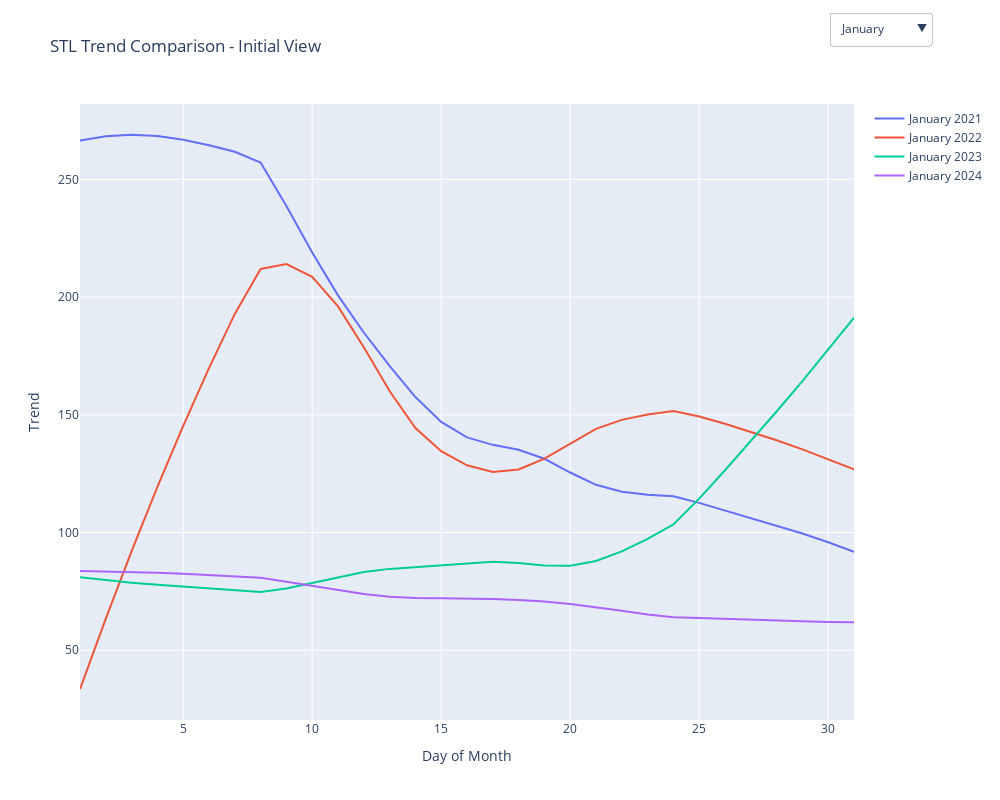

Source (notebook cell):
### Code cell
import pandas as pd
import plotly.graph_objects as go
from statsmodels.tsa.seasonal import STL

# Step 1: Extract components
daily_df['Year'] = daily_df['Datetime'].dt.year.astype(str)
daily_df['Month'] = daily_df['Datetime'].dt.strftime('%B')  # Full month name
daily_df['Day'] = daily_df['Datetime'].dt.day

months = daily_df['Month'].unique()
fig_plotly = go.Figure()
trace_labels = []

# Step 2: Add trend lines grouped by Month (overlaying different years)
for month in sorted(daily_df['Month'].unique(), key=lambda m: pd.to_datetime(m, format='%B').month):
    for year in sorted(daily_df['Year'].unique()):
        month_df = daily_df[(daily_df['Month'] == month) & (daily_df['Year'] == year)]
        if len(month_df) < 14:
            continue

        ts = month_df.set_index('Datetime')['Generation']
        stl = STL(ts, period=7)
        res = stl.fit()

        # Use Day-of-month for x-axis to align across years
        x = month_df['Day'].values
        fig_plotly.add_trace(go.Scatter(
            x=x, y=res.trend,
            mode='lines',
            name=f"{month} {year}",
        ))
        trace_labels.append(month)

# Step 3: Create dropdown for each month to overlay across years
month_buttons = []
for month in sorted(set(trace_labels), key=lambda m: pd.to_datetime(m, format='%B').month):
    visibility = [label == month for label in trace_labels]
    month_buttons.append(dict(
        label=month,
        method='update',
        args=[{'visible': visibility},
              {'title': f"STL Trend Comparison - {month} Across Years",
               'xaxis': {'title': 'Day of Month'}}]
    ))

# Step 4: Layout with dropdown
fig_plotly.update_layout(
    height=800,
    width=1000,
    title_text="STL Trend Comparison - Initial View",
    xaxis_title="Day of Month",
    yaxis_title="Trend",
    updatemenus=[dict(
        active=0,
        buttons=month_buttons,
        direction="down",
        x=1.1,
        y=1.15,
        xanchor="right",
        yanchor="top"
    )]
)

# Step 5: Initial visibility (first month traces only)
first_month = sorted(set(trace_labels), key=lambda m: pd.to_datetime(m, format='%B').month)[0]
for i, label in enumerate(trace_labels):
    fig_plotly.data[i].visible = (label == first_month)

fig_plotly.show()

### Figure 1 — Plotly figure (JSON) as saved in the notebook; plotly's stock layout.template omitted (floating-point values rounded to 4 significant figures)
{"data": [{"mode": "lines", "name": "January 2021", "type": "scatter", "visible": true, "x": [1, 2, 3, 4, 5, 6, 7, 8, 9, 10, 11, 12, 13, 14, 15, 16, 17, 18, 19, 20, 21, 22, 23, 24, 25, 26, 27, 28, 29, 30, 31], "y": [266.4, 268.2, 268.9, 268.4, 266.9, 264.5, 261.7, 257.2, 238.7, 219.0, 200.7, 184.9, 170.8, 157.5, 147.0, 140.4, 137.2, 135.2, 131.3, 125.5, 120.3, 117.3, 116.1, 115.4, 112.6, 109.4, 106.2, 103.0, 99.57, 95.85, 91.8]}, {"mode": "lines", "name": "January 2022", "type": "scatter", "visible": true, "x": [1, 2, 3, 4, 5, 6, 7, 8, 9, 10, 11, 12, 13, 14, 15, 16, 17, 18, 19, 20, 21, 22, 23, 24, 25, 26, 27, 28, 29, 30, 31], "y": [33.47, 63.45, 92.07, 119.3, 145.3, 169.8, 192.9, 212.0, 214.0, 208.6, 196.1, 178.7, 160.1, 144.4, 134.6, 128.6, 125.7, 126.8, 131.4, 137.9, 144.0, 147.9, 150.1, 151.6, 149.3, 146.2, 142.8, 139.2, 135.3, 131.2, 126.8]}, {"mode": "lines", "name": "January 2023", "type": "scatter", "visible": true, "x": [1, 2, 3, 4, 5, 6, 7, 8, 9, 10, 11, 12, 13, 14, 15, 16, 17, 18, 19, 20, 21, 22, 23, 24, 25, 26, 27, 28, 29, 30, 31], "y": [80.97, 79.78, 78.71, 77.78, 77.01, 76.34, 75.66, 74.79, 76.22, 78.55, 81.09, 83.2, 84.57, 85.39, 86.1, 86.9, 87.61, 87.09, 85.96, 85.9, 87.93, 91.97, 97.32, 103.5, 114.4, 126.5, 138.8, 151.4, 164.3, 177.6, 191.2]}, {"mode": "lines", "name": "January 2024", "type": "scatter", "visible": true, "x": [1, 2, 3, 4, 5, 6, 7, 8, 9, 10, 11, 12, 13, 14, 15, 16, 17, 18, 19, 20, 21, 22, 23, 24, 25, 26, 27, 28, 29, 30, 31], "y": [83.7, 83.54, 83.29, 82.96, 82.54, 82.04, 81.48, 80.75, 79.09, 77.36, 75.54, 73.91, 72.77, 72.17, 72.05, 71.99, 71.72, 71.31, 70.68, 69.68, 68.38, 66.82, 65.23, 64.0, 63.67, 63.27, 62.89, 62.56, 62.28, 62.05, 61.86]}, {"mode": "lines", "name": "February 2021", "type": "scatter", "visible": false, "x": [1, 2, 3, 4, 5, 6, 7, 8, 9, 10, 11, 12, 13, 14, 15, 16, 17, 18, 19, 20, 21, 22, 23, 24, 25, 26, 27, 28], "y": [101.6, 102.3, 103.0, 103.8, 104.5, 105.4, 106.2, 107.1, 108.4, 109.4, 109.8, 109.8, 109.6, 109.3, 108.6, 107.5, 106.6, 106.4, 107.1, 108.5, 110.5, 113.5, 116.6, 119.9, 123.3, 126.7, 130.1, 133.6]}, {"mode": "lines", "name": "February 2022", "type": "scatter", "visible": false, "x": [1, 2, 3, 4, 5, 6, 7, 8, 9, 10, 11, 12, 13, 14, 15, 16, 17, 18, 19, 20, 21, 22, 23, 24, 25, 26, 27, 28], "y": [132.5, 129.9, 127.4, 125.0, 122.8, 120.6, 118.4, 116.1, 116.0, 116.8, 117.1, 116.7, 116.4, 116.6, 117.7, 119.9, 123.3, 129.4, 138.7, 151.4, 167.1, 185.7, 204.4, 223.3, 242.3, 261.5, 280.7, 300.0]}, {"mode": "lines", "name": "February 2023", "type": "scatter", "visible": false, "x": [1, 2, 3, 4, 5, 6, 7, 8, 9, 10, 11, 12, 13, 14, 15, 16, 17, 18, 19, 20, 21, 22, 23, 24, 25, 26, 27, 28], "y": [150.6, 152.6, 154.5, 156.5, 158.4, 160.2, 162.1, 164.4, 164.7, 163.4, 161.7, 160.6, 160.3, 161.0, 163.6, 168.4, 174.6, 180.3, 183.5, 183.1, 178.5, 163.3, 146.9, 129.8, 112.0, 93.52, 74.29, 54.37]}, {"mode": "lines", "name": "February 2024", "type": "scatter", "visible": false, "x": [1, 2, 3, 4, 5, 6, 7, 8, 9, 10, 11, 12, 13, 14, 15, 16, 17, 18, 19, 20, 21, 22, 23, 24, 25, 26, 27, 28, 29], "y": [71.79, 73.36, 74.8, 76.04, 77.06, 77.88, 78.67, 79.72, 76.91, 73.69, 71.99, 72.79, 76.73, 86.09, 103.0, 125.9, 150.4, 172.8, 190.6, 202.9, 208.5, 205.2, 185.9, 167.8, 149.6, 130.9, 111.4, 91.33, 70.99]}, {"mode": "lines", "name": "March 2021", "type": "scatter", "visible": false, "x": [1, 2, 3, 4, 5, 6, 7, 8, 9, 10, 11, 12, 13, 14, 15, 16, 17, 18, 19, 20, 21, 22, 23, 24, 25, 26, 27, 28, 29, 30, 31], "y": [163.1, 157.9, 152.9, 148.3, 144.1, 140.1, 136.2, 132.1, 133.2, 135.6, 136.7, 135.4, 132.9, 130.9, 130.5, 132.0, 136.3, 147.0, 166.8, 193.3, 222.0, 248.7, 270.6, 287.3, 285.7, 280.3, 273.6, 265.4, 255.8, 244.7, 232.0]}, {"mode": "lines", "name": "March 2022", "type": "scatter", "visible": false, "x": [1, 2, 3, 4, 5, 6, 7, 8, 9, 10, 11, 12, 13, 14, 15, 16, 17, 18, 19, 20, 21, 22, 23, 24, 25, 26, 27, 28, 29, 30, 31], "y": [163.6, 167.1, 170.5, 173.9, 177.5, 181.1, 184.8, 188.2, 195.0, 205.7, 221.4, 241.5, 264.8, 290.7, 317.5, 342.1, 361.2, 371.9, 373.8, 368.6, 357.9, 343.9, 327.7, 310.9, 302.5, 295.2, 288.2, 281.7, 275.9, 270.8, 266.4]}, {"mode": "lines", "name": "March 2023", "type": "scatter", "visible": false, "x": [1, 2, 3, 4, 5, 6, 7, 8, 9, 10, 11, 12, 13, 14, 15, 16, 17, 18, 19, 20, 21, 22, 23, 24, 25, 26, 27, 28, 29, 30, 31], "y": [-48.2, -34.37, -19.6, -3.985, 12.41, 29.51, 47.24, 67.24, 95.82, 124.7, 153.1, 179.3, 201.6, 218.1, 227.4, 231.1, 232.0, 231.1, 229.5, 228.0, 227.1, 227.7, 229.2, 230.8, 232.1, 233.7, 235.4, 237.1, 238.8, 240.4, 242.1]}, {"mode": "lines", "name": "March 2024", "type": "scatter", "visible": false, "x": [1, 2, 3, 4, 5, 6, 7, 8, 9, 10, 11, 12, 13, 14, 15, 16, 17, 18, 19, 20, 21, 22, 23, 24, 25, 26, 27, 28, 29, 30, 31], "y": [334.7, 316.8, 299.0, 281.8, 265.0, 248.6, 231.9, 213.4, 206.0, 204.4, 204.4, 204.5, 206.1, 210.4, 216.6, 221.3, 223.5, 224.2, 225.1, 228.3, 234.5, 243.1, 253.1, 264.8, 283.9, 304.9, 326.4, 348.4, 370.9, 393.8, 417.3]}, {"mode": "lines", "name": "April 2021", "type": "scatter", "visible": false, "x": [1, 2, 3, 4, 5, 6, 7, 8, 9, 10, 11, 12, 13, 14, 15, 16, 17, 18, 19, 20, 21, 22, 23, 24, 25, 26, 27, 28, 29, 30], "y": [233.1, 233.4, 233.6, 233.6, 233.3, 232.6, 231.8, 230.9, 226.4, 220.4, 213.7, 208.5, 206.9, 210.1, 217.6, 228.4, 241.0, 255.1, 269.7, 282.3, 291.0, 295.8, 297.4, 297.4, 297.6, 297.6, 297.5, 297.3, 297.3, 297.3]}, {"mode": "lines", "name": "April 2022", "type": "scatter", "visible": false, "x": [1, 2, 3, 4, 5, 6, 7, 8, 9, 10, 11, 12, 13, 14, 15, 16, 17, 18, 19, 20, 21, 22, 23, 24, 25, 26, 27, 28, 29, 30], "y": [314.0, 319.8, 325.7, 331.8, 337.9, 343.9, 349.8, 355.8, 360.2, 361.8, 359.7, 353.3, 343.6, 332.7, 322.8, 315.1, 308.6, 302.0, 296.8, 294.0, 292.8, 291.1, 287.0, 281.8, 278.7, 275.9, 273.3, 270.8, 268.4, 266.4]}, {"mode": "lines", "name": "April 2023", "type": "scatter", "visible": false, "x": [1, 2, 3, 4, 5, 6, 7, 8, 9, 10, 11, 12, 13, 14, 15, 16, 17, 18, 19, 20, 21, 22, 23, 24, 25, 26, 27, 28, 29, 30], "y": [272.4, 266.7, 260.9, 255.0, 249.1, 243.2, 237.5, 232.0, 227.8, 227.9, 233.8, 246.8, 266.2, 292.9, 326.8, 364.7, 400.5, 429.5, 449.3, 460.3, 462.9, 456.2, 440.6, 421.4, 404.4, 387.5, 370.6, 353.9, 337.7, 322.1]}, {"mode": "lines", "name": "May 2021", "type": "scatter", "visible": false, "x": [1, 2, 3, 4, 5, 6, 7, 8, 9, 10, 11, 12, 13, 14, 15, 16, 17, 18, 19, 20, 21, 22, 23, 24, 25, 26, 27, 28, 29, 30, 31], "y": [411.8, 418.1, 424.6, 431.3, 438.2, 445.1, 451.9, 458.3, 466.9, 475.8, 482.8, 486.9, 488.3, 487.4, 485.2, 482.3, 478.8, 474.7, 470.9, 468.9, 470.0, 473.9, 478.4, 483.4, 492.2, 502.4, 512.9, 523.6, 534.6, 545.9, 557.6]}, {"mode": "lines", "name": "May 2022", "type": "scatter", "visible": false, "x": [1, 2, 3, 4, 5, 6, 7, 8, 9, 10, 11, 12, 13, 14, 15, 16, 17, 18, 19, 20, 21, 22, 23, 24, 25, 26, 27, 28, 29, 30, 31], "y": [437.3, 436.4, 436.2, 436.9, 438.6, 441.3, 444.5, 448.1, 467.1, 492.5, 522.4, 553.1, 580.6, 602.6, 617.7, 624.2, 621.2, 609.0, 589.0, 565.9, 543.2, 522.5, 504.3, 488.5, 479.7, 473.1, 467.3, 462.1, 457.5, 453.4, 449.9]}, {"mode": "lines", "name": "May 2023", "type": "scatter", "visible": false, "x": [1, 2, 3, 4, 5, 6, 7, 8, 9, 10, 11, 12, 13, 14, 15, 16, 17, 18, 19, 20, 21, 22, 23, 24, 25, 26, 27, 28, 29, 30, 31], "y": [392.3, 399.9, 407.6, 415.3, 423.2, 431.2, 438.8, 445.2, 454.2, 464.8, 474.6, 482.1, 488.2, 495.4, 505.2, 517.2, 531.5, 549.4, 571.1, 595.6, 620.9, 644.1, 662.6, 674.9, 674.4, 673.1, 671.3, 668.7, 665.1, 660.8, 655.8]}, {"mode": "lines", "name": "June 2021", "type": "scatter", "visible": false, "x": [1, 2, 3, 4, 5, 6, 7, 8, 9, 10, 11, 12, 13, 14, 15, 16, 17, 18, 19, 20, 21, 22, 23, 24, 25, 26, 27, 28, 29, 30], "y": [684.7, 684.2, 683.8, 683.4, 683.0, 682.7, 682.3, 682.0, 681.6, 681.7, 682.2, 682.3, 681.6, 680.7, 680.0, 680.0, 680.5, 680.8, 681.1, 682.0, 683.4, 685.2, 686.5, 686.3, 686.1, 685.9, 685.7, 685.4, 685.0, 684.6]}, {"mode": "lines", "name": "June 2022", "type": "scatter", "visible": false, "x": [1, 2, 3, 4, 5, 6, 7, 8, 9, 10, 11, 12, 13, 14, 15, 16, 17, 18, 19, 20, 21, 22, 23, 24, 25, 26, 27, 28, 29, 30], "y": [366.8, 397.0, 426.4, 455.0, 482.8, 509.9, 536.5, 561.9, 576.2, 587.9, 598.5, 607.9, 615.7, 621.9, 625.0, 621.7, 607.3, 582.5, 552.6, 522.4, 496.0, 477.2, 469.1, 498.2, 531.7, 566.9, 604.3, 644.3, 687.0, 732.2]}, {"mode": "lines", "name": "June 2023", "type": "scatter", "visible": false, "x": [1, 2, 3, 4, 5, 6, 7, 8, 9, 10, 11, 12, 13, 14, 15, 16, 17, 18, 19, 20, 21, 22, 23, 24, 25, 26, 27, 28, 29, 30], "y": [656.5, 653.2, 650.7, 649.1, 648.2, 647.8, 647.9, 649.9, 660.1, 670.4, 679.6, 686.9, 692.7, 697.1, 698.4, 696.2, 691.1, 684.1, 677.1, 670.2, 661.8, 651.6, 639.7, 628.9, 619.1, 609.3, 599.7, 590.1, 580.8, 571.9]}, {"mode": "lines", "name": "July 2021", "type": "scatter", "visible": false, "x": [1, 2, 3, 4, 5, 6, 7, 8, 9, 10, 11, 12, 13, 14, 15, 16, 17, 18, 19, 20, 21, 22, 23, 24, 25, 26, 27, 28, 29, 30, 31], "y": [693.0, 692.7, 692.3, 692.0, 691.6, 691.3, 690.9, 689.8, 688.7, 688.7, 689.1, 688.7, 687.5, 685.1, 682.8, 683.3, 686.3, 688.2, 686.8, 682.7, 677.7, 672.4, 663.8, 649.7, 631.2, 615.1, 599.3, 583.5, 567.6, 551.7, 536.1]}, {"mode": "lines", "name": "July 2022", "type": "scatter", "visible": false, "x": [1, 2, 3, 4, 5, 6, 7, 8, 9, 10, 11, 12, 13, 14, 15, 16, 17, 18, 19, 20, 21, 22, 23, 24, 25, 26, 27, 28, 29, 30, 31], "y": [718.4, 701.7, 686.0, 671.4, 657.7, 645.1, 633.8, 626.4, 628.1, 633.8, 643.5, 655.5, 666.9, 673.9, 676.2, 679.5, 683.9, 686.5, 685.2, 680.9, 676.5, 673.1, 667.7, 658.7, 648.5, 640.0, 631.7, 623.5, 615.4, 607.3, 599.6]}, {"mode": "lines", "name": "July 2023", "type": "scatter", "visible": false, "x": [1, 2, 3, 4, 5, 6, 7, 8, 9, 10, 11, 12, 13, 14, 15, 16, 17, 18, 19, 20, 21, 22, 23, 24, 25, 26, 27, 28, 29, 30, 31], "y": [829.1, 787.6, 746.9, 707.6, 669.7, 633.0, 596.7, 559.0, 549.7, 553.9, 567.1, 589.3, 617.9, 646.3, 669.4, 682.9, 686.0, 686.6, 687.4, 686.8, 686.7, 689.4, 696.2, 705.6, 706.4, 705.5, 704.2, 702.3, 699.7, 696.2, 691.8]}, {"mode": "lines", "name": "August 2020", "type": "scatter", "visible": false, "x": [1, 2, 3, 4, 5, 6, 7, 8, 9, 10, 11, 12, 13, 14, 15, 16, 17, 18, 19, 20, 21, 22, 23, 24, 25, 26, 27, 28, 29, 30, 31], "y": [696.4, 695.2, 693.8, 692.4, 690.9, 689.4, 687.7, 684.9, 683.7, 685.4, 687.3, 687.6, 686.1, 683.7, 681.1, 673.9, 657.8, 636.8, 616.3, 599.1, 586.1, 575.9, 568.6, 568.4, 580.8, 591.0, 600.8, 611.0, 621.6, 632.6, 643.5]}, {"mode": "lines", "name": "August 2021", "type": "scatter", "visible": false, "x": [1, 2, 3, 4, 5, 6, 7, 8, 9, 10, 11, 12, 13, 14, 15, 16, 17, 18, 19, 20, 21, 22, 23, 24, 25, 26, 27, 28, 29, 30, 31], "y": [696.3, 696.4, 696.4, 696.5, 696.5, 696.6, 696.6, 696.6, 696.3, 696.0, 695.7, 694.8, 693.7, 692.6, 691.8, 691.4, 691.3, 691.3, 691.6, 692.4, 693.4, 694.4, 695.1, 695.3, 695.2, 695.0, 694.9, 694.7, 694.4, 694.2, 693.9]}, {"mode": "lines", "name": "August 2022", "type": "scatter", "visible": false, "x": [1, 2, 3, 4, 5, 6, 7, 8, 9, 10, 11, 12, 13, 14, 15, 16, 17, 18, 19, 20, 21, 22, 23, 24, 25, 26, 27, 28, 29, 30, 31], "y": [686.9, 686.1, 685.0, 683.8, 682.4, 680.9, 679.3, 677.3, 673.7, 671.0, 669.8, 669.9, 670.4, 671.2, 672.7, 674.9, 675.6, 672.9, 666.6, 659.3, 652.8, 648.0, 644.8, 644.0, 651.5, 660.1, 669.2, 678.7, 688.8, 699.4, 710.6]}, {"mode": "lines", "name": "August 2023", "type": "scatter", "visible": false, "x": [1, 2, 3, 4, 5, 6, 7, 8, 9, 10, 11, 12, 13, 14, 15, 16, 17, 18, 19, 20, 21, 22, 23, 24, 25, 26, 27, 28, 29, 30, 31], "y": [728.4, 727.7, 727.0, 726.3, 725.6, 724.8, 723.9, 723.2, 721.9, 719.2, 714.6, 709.2, 704.7, 701.7, 700.4, 700.8, 702.5, 706.1, 711.2, 716.5, 720.6, 722.0, 720.9, 718.5, 714.0, 709.2, 704.3, 699.2, 694.1, 688.9, 683.7]}, {"mode": "lines", "name": "September 2020", "type": "scatter", "visible": false, "x": [1, 2, 3, 4, 5, 6, 7, 8, 9, 10, 11, 12, 13, 14, 15, 16, 17, 18, 19, 20, 21, 22, 23, 24, 25, 26, 27, 28, 29, 30], "y": [690.1, 690.2, 690.1, 689.9, 689.8, 689.7, 689.5, 688.9, 688.3, 688.2, 688.6, 688.4, 686.9, 683.9, 679.7, 675.2, 671.1, 666.8, 661.0, 652.9, 642.3, 629.6, 613.8, 587.0, 558.6, 529.6, 500.0, 469.7, 438.6, 406.6]}, {"mode": "lines", "name": "September 2021", "type": "scatter", "visible": false, "x": [1, 2, 3, 4, 5, 6, 7, 8, 9, 10, 11, 12, 13, 14, 15, 16, 17, 18, 19, 20, 21, 22, 23, 24, 25, 26, 27, 28, 29, 30], "y": [607.6, 615.8, 624.4, 633.1, 642.0, 650.8, 659.5, 668.8, 676.2, 679.2, 676.1, 666.8, 653.3, 638.6, 624.9, 613.3, 603.0, 594.1, 587.5, 582.7, 577.4, 568.7, 554.5, 534.6, 516.3, 498.0, 479.4, 460.6, 441.7, 422.9]}, {"mode": "lines", "name": "September 2022", "type": "scatter", "visible": false, "x": [1, 2, 3, 4, 5, 6, 7, 8, 9, 10, 11, 12, 13, 14, 15, 16, 17, 18, 19, 20, 21, 22, 23, 24, 25, 26, 27, 28, 29, 30], "y": [681.6, 679.6, 677.7, 676.0, 674.5, 673.2, 672.1, 671.4, 672.3, 672.8, 672.7, 671.2, 666.2, 654.7, 636.6, 614.9, 593.4, 573.7, 555.0, 537.4, 522.8, 512.5, 505.9, 496.6, 485.2, 473.4, 461.4, 448.9, 435.9, 422.1]}, {"mode": "lines", "name": "September 2023", "type": "scatter", "visible": false, "x": [1, 2, 3, 4, 5, 6, 7, 8, 9, 10, 11, 12, 13, 14, 15, 16, 17, 18, 19, 20, 21, 22, 23, 24, 25, 26, 27, 28, 29, 30], "y": [709.4, 705.2, 701.4, 697.9, 694.8, 691.9, 689.4, 687.8, 690.0, 693.1, 696.9, 701.0, 704.8, 707.5, 708.5, 707.1, 702.0, 691.3, 674.5, 652.2, 624.8, 592.2, 554.9, 513.7, 473.8, 434.1, 394.3, 354.5, 314.8, 275.4]}, {"mode": "lines", "name": "October 2020", "type": "scatter", "visible": false, "x": [1, 2, 3, 4, 5, 6, 7, 8, 9, 10, 11, 12, 13, 14, 15, 16, 17, 18, 19, 20, 21, 22, 23, 24, 25, 26, 27, 28, 29, 30, 31], "y": [352.0, 351.3, 350.5, 349.6, 348.6, 347.4, 346.2, 345.0, 341.4, 336.1, 329.6, 322.4, 314.9, 307.2, 299.3, 291.5, 284.2, 277.3, 270.4, 262.7, 253.6, 243.5, 232.5, 220.5, 206.8, 193.0, 179.1, 165.2, 151.1, 137.0, 122.8]}, {"mode": "lines", "name": "October 2021", "type": "scatter", "visible": false, "x": [1, 2, 3, 4, 5, 6, 7, 8, 9, 10, 11, 12, 13, 14, 15, 16, 17, 18, 19, 20, 21, 22, 23, 24, 25, 26, 27, 28, 29, 30, 31], "y": [552.6, 519.1, 486.2, 454.0, 422.6, 391.7, 361.3, 331.3, 313.1, 299.8, 288.6, 278.6, 270.3, 263.5, 257.5, 251.5, 245.8, 243.9, 247.1, 253.9, 261.8, 268.3, 271.7, 272.3, 261.8, 249.2, 235.9, 221.8, 206.8, 190.9, 174.2]}, {"mode": "lines", "name": "October 2022", "type": "scatter", "visible": false, "x": [1, 2, 3, 4, 5, 6, 7, 8, 9, 10, 11, 12, 13, 14, 15, 16, 17, 18, 19, 20, 21, 22, 23, 24, 25, 26, 27, 28, 29, 30, 31], "y": [322.4, 312.0, 302.0, 292.3, 282.9, 273.7, 264.8, 257.1, 251.8, 246.6, 241.7, 237.1, 232.2, 226.2, 219.3, 213.2, 208.7, 206.0, 204.7, 204.1, 203.9, 203.8, 202.6, 199.5, 192.2, 184.5, 176.5, 168.2, 159.6, 150.7, 141.6]}, {"mode": "lines", "name": "October 2023", "type": "scatter", "visible": false, "x": [1, 2, 3, 4, 5, 6, 7, 8, 9, 10, 11, 12, 13, 14, 15, 16, 17, 18, 19, 20, 21, 22, 23, 24, 25, 26, 27, 28, 29, 30, 31], "y": [304.2, 298.4, 292.6, 286.9, 281.2, 275.4, 269.9, 265.5, 263.6, 260.8, 259.3, 263.9, 274.9, 287.9, 298.3, 303.6, 304.5, 302.8, 296.9, 284.7, 266.4, 245.3, 226.6, 213.9, 207.9, 201.3, 194.9, 189.1, 183.8, 178.9, 174.3]}, {"mode": "lines", "name": "November 2020", "type": "scatter", "visible": false, "x": [1, 2, 3, 4, 5, 6, 7, 8, 9, 10, 11, 12, 13, 14, 15, 16, 17, 18, 19, 20, 21, 22, 23, 24, 25, 26, 27, 28, 29, 30], "y": [150.0, 146.8, 143.8, 141.0, 138.4, 136.0, 133.7, 132.2, 132.7, 132.8, 132.3, 131.9, 131.5, 130.4, 128.4, 125.6, 123.0, 121.6, 121.1, 120.9, 120.9, 120.8, 121.1, 122.0, 122.6, 123.2, 123.7, 124.2, 124.8, 125.3]}, {"mode": "lines", "name": "November 2021", "type": "scatter", "visible": false, "x": [1, 2, 3, 4, 5, 6, 7, 8, 9, 10, 11, 12, 13, 14, 15, 16, 17, 18, 19, 20, 21, 22, 23, 24, 25, 26, 27, 28, 29, 30], "y": [185.4, 179.5, 173.7, 168.0, 162.2, 156.6, 151.2, 146.5, 141.0, 135.9, 133.2, 132.5, 132.0, 130.7, 128.7, 127.4, 127.7, 128.1, 127.1, 124.8, 122.7, 122.0, 122.1, 120.6, 119.2, 117.8, 116.4, 115.0, 113.5, 112.0]}, {"mode": "lines", "name": "November 2022", "type": "scatter", "visible": false, "x": [1, 2, 3, 4, 5, 6, 7, 8, 9, 10, 11, 12, 13, 14, 15, 16, 17, 18, 19, 20, 21, 22, 23, 24, 25, 26, 27, 28, 29, 30], "y": [140.6, 146.0, 151.2, 156.3, 161.3, 166.1, 170.7, 174.6, 177.3, 179.1, 179.4, 178.6, 177.0, 175.0, 172.4, 168.7, 163.9, 158.9, 154.3, 149.6, 145.0, 140.8, 136.8, 133.7, 130.6, 127.6, 124.5, 121.5, 118.6, 115.6]}, {"mode": "lines", "name": "November 2023", "type": "scatter", "visible": false, "x": [1, 2, 3, 4, 5, 6, 7, 8, 9, 10, 11, 12, 13, 14, 15, 16, 17, 18, 19, 20, 21, 22, 23, 24, 25, 26, 27, 28, 29, 30], "y": [155.8, 157.2, 158.8, 160.4, 162.1, 163.8, 165.4, 167.4, 168.6, 167.6, 164.4, 159.0, 152.4, 145.6, 138.8, 132.2, 127.1, 123.9, 122.9, 123.7, 124.7, 125.3, 125.3, 124.1, 122.8, 121.4, 119.8, 118.2, 116.5, 114.7]}, {"mode": "lines", "name": "December 2020", "type": "scatter", "visible": false, "x": [1, 2, 3, 4, 5, 6, 7, 8, 9, 10, 11, 12, 13, 14, 15, 16, 17, 18, 19, 20, 21, 22, 23, 24, 25, 26, 27, 28, 29, 30, 31], "y": [109.2, 110.7, 112.5, 114.5, 116.8, 119.2, 121.7, 124.7, 129.9, 134.9, 138.5, 140.3, 140.4, 138.5, 134.7, 129.3, 123.1, 117.1, 112.4, 108.9, 106.7, 105.4, 104.7, 104.4, 104.4, 104.4, 104.4, 104.3, 104.3, 104.2, 104.1]}, {"mode": "lines", "name": "December 2021", "type": "scatter", "visible": false, "x": [1, 2, 3, 4, 5, 6, 7, 8, 9, 10, 11, 12, 13, 14, 15, 16, 17, 18, 19, 20, 21, 22, 23, 24, 25, 26, 27, 28, 29, 30, 31], "y": [87.2, 88.27, 89.29, 90.23, 91.1, 91.9, 92.68, 93.41, 93.06, 92.35, 91.46, 90.58, 89.74, 88.94, 88.23, 87.69, 87.29, 86.89, 86.23, 85.28, 84.23, 83.25, 82.41, 81.8, 81.76, 81.84, 81.97, 82.15, 82.38, 82.66, 82.99]}, {"mode": "lines", "name": "December 2022", "type": "scatter", "visible": false, "x": [1, 2, 3, 4, 5, 6, 7, 8, 9, 10, 11, 12, 13, 14, 15, 16, 17, 18, 19, 20, 21, 22, 23, 24, 25, 26, 27, 28, 29, 30, 31], "y": [114.4, 113.7, 113.1, 112.5, 112.0, 111.4, 110.9, 110.2, 110.1, 109.9, 109.5, 108.9, 108.4, 107.8, 107.1, 106.0, 104.3, 102.1, 99.72, 96.91, 93.87, 90.85, 87.9, 85.2, 83.72, 82.51, 81.38, 80.33, 79.38, 78.53, 77.82]}, {"mode": "lines", "name": "December 2023", "type": "scatter", "visible": false, "x": [1, 2, 3, 4, 5, 6, 7, 8, 9, 10, 11, 12, 13, 14, 15, 16, 17, 18, 19, 20, 21, 22, 23, 24, 25, 26, 27, 28, 29, 30, 31], "y": [125.3, 122.0, 118.7, 115.6, 112.5, 109.4, 106.5, 103.7, 102.0, 100.7, 99.98, 99.79, 99.7, 99.33, 98.37, 96.7, 94.54, 92.02, 89.12, 86.06, 83.16, 80.64, 78.75, 77.39, 76.69, 75.96, 75.25, 74.59, 73.96, 73.35, 72.74]}], "layout": {"height": 800, "title": {"text": "STL Trend Comparison - Initial View"}, "updatemenus": [{"active": 0, "buttons": [{"args": [{"visible": [true, true, true, true, false, false, false, false, false, false, false, false, false, false, false, false, false, false, false, false, false, false, false, false, false, false, false, false, false, false, false, false, false, false, false, false, false, false, false, false, false, false, false, false]}, {"title": "STL Trend Comparison - January Across Years", "xaxis": {"title": "Day of Month"}}], "label": "January", "method": "update"}, {"args": [{"visible": [false, false, false, false, true, true, true, true, false, false, false, false, false, false, false, false, false, false, false, false, false, false, false, false, false, false, false, false, false, false, false, false, false, false, false, false, false, false, false, false, false, false, false, false]}, {"title": "STL Trend Comparison - February Across Years", "xaxis": {"title": "Day of Month"}}], "label": "February", "method": "update"}, {"args": [{"visible": [false, false, false, false, false, false, false, false, true, true, true, true, false, false, false, false, false, false, false, false, false, false, false, false, false, false, false, false, false, false, false, false, false, false, false, false, false, false, false, false, false, false, false, false]}, {"title": "STL Trend Comparison - March Across Years", "xaxis": {"title": "Day of Month"}}], "label": "March", "method": "update"}, {"args": [{"visible": [false, false, false, false, false, false, false, false, false, false, false, false, true, true, true, false, false, false, false, false, false, false, false, false, false, false, false, false, false, false, false, false, false, false, false, false, false, false, false, false, false, false, false, false]}, {"title": "STL Trend Comparison - April Across Years", "xaxis": {"title": "Day of Month"}}], "label": "April", "method": "update"}, {"args": [{"visible": [false, false, false, false, false, false, false, false, false, false, false, false, false, false, false, true, true, true, false, false, false, false, false, false, false, false, false, false, false, false, false, false, false, false, false, false, false, false, false, false, false, false, false, false]}, {"title": "STL Trend Comparison - May Across Years", "xaxis": {"title": "Day of Month"}}], "label": "May", "method": "update"}, {"args": [{"visible": [false, false, false, false, false, false, false, false, false, false, false, false, false, false, false, false, false, false, true, true, true, false, false, false, false, false, false, false, false, false, false, false, false, false, false, false, false, false, false, false, false, false, false, false]}, {"title": "STL Trend Comparison - June Across Years", "xaxis": {"title": "Day of Month"}}], "label": "June", "method": "update"}, {"args": [{"visible": [false, false, false, false, false, false, false, false, false, false, false, false, false, false, false, false, false, false, false, false, false, true, true, true, false, false, false, false, false, false, false, false, false, false, false, false, false, false, false, false, false, false, false, false]}, {"title": "STL Trend Comparison - July Across Years", "xaxis": {"title": "Day of Month"}}], "label": "July", "method": "update"}, {"args": [{"visible": [false, false, false, false, false, false, false, false, false, false, false, false, false, false, false, false, false, false, false, false, false, false, false, false, true, true, true, true, false, false, false, false, false, false, false, false, false, false, false, false, false, false, false, false]}, {"title": "STL Trend Comparison - August Across Years", "xaxis": {"title": "Day of Month"}}], "label": "August", "method": "update"}, {"args": [{"visible": [false, false, false, false, false, false, false, false, false, false, false, false, false, false, false, false, false, false, false, false, false, false, false, false, false, false, false, false, true, true, true, true, false, false, false, false, false, false, false, false, false, false, false, false]}, {"title": "STL Trend Comparison - September Across Years", "xaxis": {"title": "Day of Month"}}], "label": "September", "method": "update"}, {"args": [{"visible": [false, false, false, false, false, false, false, false, false, false, false, false, false, false, false, false, false, false, false, false, false, false, false, false, false, false, false, false, false, false, false, false, true, true, true, true, false, false, false, false, false, false, false, false]}, {"title": "STL Trend Comparison - October Across Years", "xaxis": {"title": "Day of Month"}}], "label": "October", "method": "update"}, {"args": [{"visible": [false, false, false, false, false, false, false, false, false, false, false, false, false, false, false, false, false, false, false, false, false, false, false, false, false, false, false, false, false, false, false, false, false, false, false, false, true, true, true, true, false, false, false, false]}, {"title": "STL Trend Comparison - November Across Years", "xaxis": {"title": "Day of Month"}}], "label": "November", "method": "update"}, {"args": [{"visible": [false, false, false, false, false, false, false, false, false, false, false, false, false, false, false, false, false, false, false, false, false, false, false, false, false, false, false, false, false, false, false, false, false, false, false, false, false, false, false, false, true, true, true, true]}, {"title": "STL Trend Comparison - December Across Years", "xaxis": {"title": "Day of Month"}}], "label": "December", "method": "update"}], "direction": "down", "x": 1.1, "xanchor": "right", "y": 1.15, "yanchor": "top"}], "width": 1000, "xaxis": {"title": {"text": "Day of Month"}}, "yaxis": {"title": {"text": "Trend"}}}}
